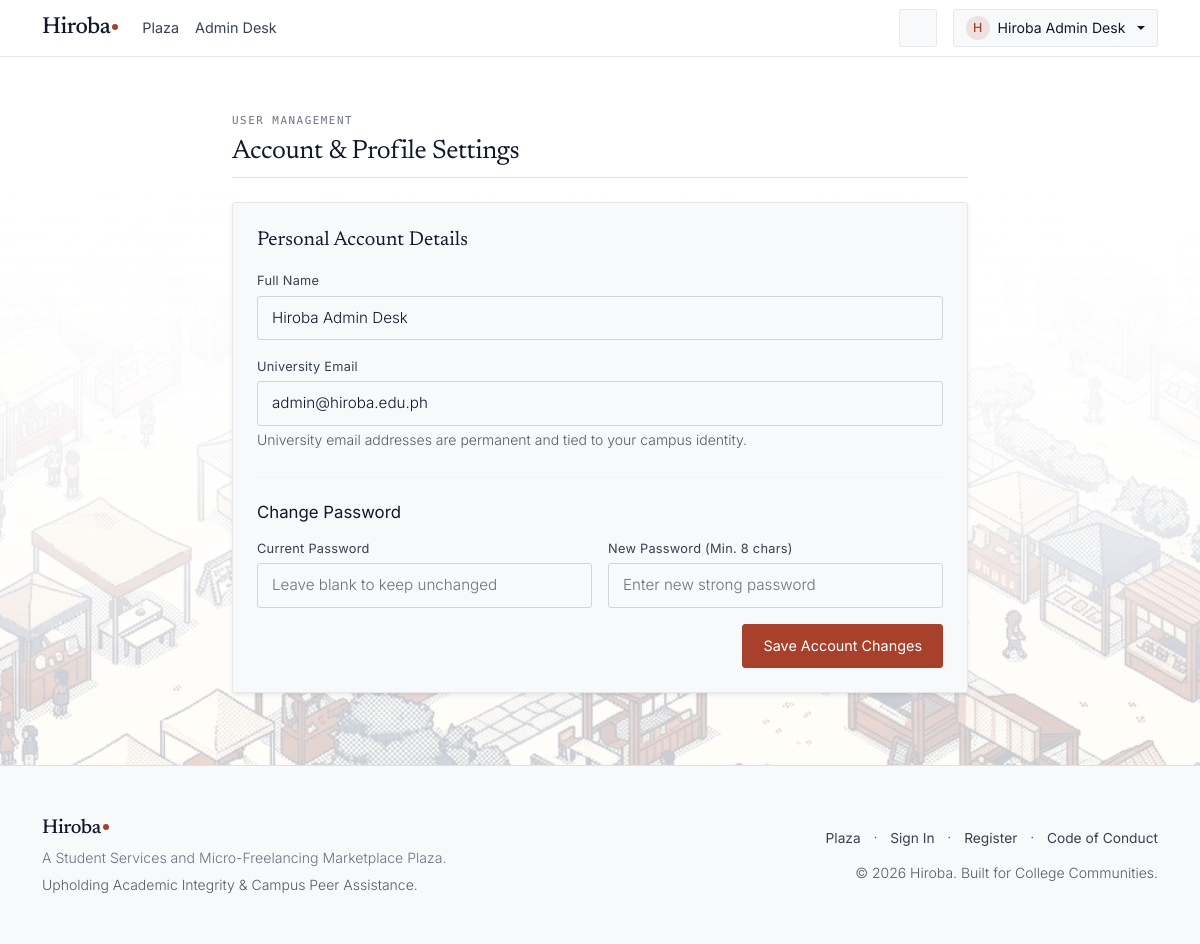
The page /public/settings.php (signed in) on the database its author committed.
### tables this page shows
CREATE TABLE users (
  id INT UNSIGNED NOT NULL AUTO_INCREMENT,
  name VARCHAR(80) NOT NULL,
  email VARCHAR(190) NOT NULL,
  password_hash VARCHAR(255) NOT NULL,
  is_admin TINYINT(1) NOT NULL DEFAULT 0,
  is_active TINYINT(1) NOT NULL DEFAULT 1,
  failed_attempts TINYINT UNSIGNED NOT NULL DEFAULT 0,
  locked_until DATETIME NULL,
  created_at DATETIME NOT NULL DEFAULT CURRENT_TIMESTAMP,
  updated_at DATETIME NOT NULL DEFAULT CURRENT_TIMESTAMP ON UPDATE CURRENT_TIMESTAMP,
  PRIMARY KEY (id),
  UNIQUE KEY uq_users_email (email),
  KEY idx_users_status (is_active, locked_until)
);

### src/auth.php (called while the page is built, shortened)
<?php
require_once __DIR__ . '/db.php';
require_once __DIR__ . '/functions.php';
function getCurrentUserId(): ?int {
    return isset($_SESSION['user_id']) ? (int)$_SESSION['user_id'] : null;
}
function getCurrentUser(): ?array {
    $userId = getCurrentUserId();
    static $cachedUser = null;
    if ($cachedUser !== null && (int)$cachedUser['id'] === $userId) {
        return $cachedUser;
    }
    $stmt = dbQuery(
        'SELECT id, name, email, is_admin, is_active, created_at FROM users WHERE id = :id AND is_active = 1 LIMIT 1',
        [':id' => $userId]
    );
    $user = $stmt->fetch();
    $cachedUser = $user;
    return $user;
}
function currentUser(): ?array {
    return getCurrentUser();
}
function isAdmin(): bool {
    $user = getCurrentUser();
    return $user !== null && (int)$user['is_admin'] === 1;
}

### src/db.php (called while the page is built, shortened)
<?php
function getDbConnection(): PDO {
    static $pdo = null;
    if ($pdo instanceof PDO) {
        return $pdo;
    }
    $dsn = sprintf('mysql:host=%s;port=%d;dbname=%s;charset=utf8mb4', DB_HOST, DB_PORT, DB_NAME);
    $options = [
        PDO::ATTR_ERRMODE => PDO::ERRMODE_EXCEPTION,
        PDO::ATTR_DEFAULT_FETCH_MODE => PDO::FETCH_ASSOC,
        PDO::ATTR_EMULATE_PREPARES => false,
        PDO::MYSQL_ATTR_INIT_COMMAND => "SET NAMES utf8mb4 COLLATE utf8mb4_unicode_ci"
    ];
    try {
        $pdo = new PDO($dsn, DB_USER, DB_PASS, $options);
        return $pdo;
    } catch (PDOException $e) {
        error_log('Database Connection Error: ' . $e->getMessage());
        if (APP_DEBUG) {
            die('Database Connection Failed: ' . htmlspecialchars($e->getMessage(), ENT_QUOTES, 'UTF-8'));
        }
        http_response_code(500);
        die('The marketplace is currently undergoing maintenance. Please try again shortly.');
    }
}
function dbQuery(string $sql, array $params = []): PDOStatement {
    $pdo = getDbConnection();
    $stmt = $pdo->prepare($sql);
    $stmt->execute($params);
    return $stmt;
}

### public/settings.php (the view, shortened to what this page needs)
<?php
require_once __DIR__ . '/../src/db.php';
require_once __DIR__ . '/../src/functions.php';
require_once __DIR__ . '/../src/auth.php';
require_once __DIR__ . '/../src/layout.php';
$currentUser = currentUser();
$accountErrors = [];
renderHeader('Account Settings — Hiroba', ['current_page' => 'settings']);
?>
<div class="container py-4">
  <div class="row justify-content-center">
    <div class="col-12 col-md-10 col-lg-8">
      <div class="mb-4 pb-2 border-bottom">
        <span class="eyebrow">User Management</span>
        <h1 class="h2 mt-1 mb-0">Account & Profile Settings</h1>
      </div>
      <div class="card p-4 shadow-sm mb-4" style="background-color: var(--surface); border: 1px solid var(--line); border-radius: var(--radius);">
        <h2 class="h3 mb-3">Personal Account Details</h2>
        <form action="<?= e(url('settings.php')) ?>" method="POST" novalidate>
          <div class="mb-3">
            <label for="acc-name" class="form-label">Full Name</label>
            <input type="text" name="name" id="acc-name" class="form-control <?= !empty($accountErrors['name']) ? 'is-invalid' : '' ?>" value="<?= e($currentUser['name']) ?>" required>
          </div>
          <div class="mb-3">
            <label for="acc-email" class="form-label">University Email</label>
            <input type="email" id="acc-email" class="form-control" value="<?= e($currentUser['email']) ?>" disabled readonly>
            <small class="text-muted">University email addresses are permanent and tied to your campus identity.</small>
          </div>
          <hr class="my-4" style="border-color: var(--line);">
          <h3 class="h4 mb-3" style="font-size: 1.05rem;">Change Password</h3>
          <div class="row g-3 mb-3">
            <div class="col-md-6">
              <label for="acc-curr-pwd" class="form-label">Current Password</label>
              <input type="password" name="current_password" id="acc-curr-pwd" class="form-control <?= !empty($accountErrors['current_password']) ? 'is-invalid' : '' ?>" placeholder="Leave blank to keep unchanged">
            </div>
            <div class="col-md-6">
              <label for="acc-new-pwd" class="form-label">New Password (Min. 8 chars)</label>
              <input type="password" name="new_password" id="acc-new-pwd" class="form-control <?= !empty($accountErrors['new_password']) ? 'is-invalid' : '' ?>" placeholder="Enter new strong password">
            </div>
          </div>
          <div class="text-end">
            <button type="submit" class="btn-tactile btn-accent">Save Account Changes</button>
          </div>
        </form>
      </div>
    </div>
  </div>
</div>
<?php
renderFooter();

### src/layout.php (shortened to what this page needs)
<?php
require_once __DIR__ . '/auth.php';
require_once __DIR__ . '/functions.php';
function renderHeader(string $pageTitle = '', array $options = []): void {
    $activeTheme = ($_COOKIE['hiroba_theme'] ?? 'light') === 'dark' ? 'dark' : 'light';
    $currentUser = getCurrentUser();
    $loggedIn = $currentUser !== null;
    $admin = isAdmin();
    $activeNav = (string)($options['active_nav'] ?? '');
    ?>
<!DOCTYPE html>
<html lang="en" data-theme="<?= e($activeTheme) ?>" data-bs-theme="<?= e($activeTheme) ?>">
<head>
  <link href="https://cdn.jsdelivr.net/npm/bootstrap@5.3.3/dist/css/bootstrap.min.css" rel="stylesheet">
  <link rel="stylesheet" href="<?= e(url('assets/css/app.css')) ?>">
</head>
<body class="site-body">
  <header class="site-header sticky-top">
    <nav class="navbar navbar-expand-lg">
      <div class="container">
        <a class="navbar-brand d-flex align-items-center me-3" href="<?= e(url('index.php')) ?>">
          <span class="brand-text">Hiroba</span>
          <span class="brand-dot"></span>
        </a>
        <div class="collapse navbar-collapse" id="hirobaNav">
          <ul class="navbar-nav me-auto mb-2 mb-lg-0 py-2 py-lg-0">
            <li class="nav-item">
              <a class="nav-link <?= $activeNav === 'plaza' ? 'active' : '' ?>" href="<?= e(url('index.php')) ?>">
                Plaza
              </a>
            </li>
            <?php if ($loggedIn): ?>
            <?php if ($admin): ?>
            <li class="nav-item">
              <a class="nav-link nav-link--admin <?= $activeNav === 'admin' ? 'active' : '' ?>" href="<?= e(url('admin.php')) ?>">
                Admin Desk
              </a>
            </li>
            <?php endif; ?>
            <?php endif; ?>
          </ul>
          <div class="nav-actions d-flex flex-column flex-lg-row align-items-lg-center gap-2 gap-lg-3 mt-2 mt-lg-0">
            <button type="button" class="btn-theme-toggle d-none d-lg-inline-flex" id="themeToggleBtn" aria-label="Toggle visual theme" title="Toggle Light/Dark Theme">
              <span class="theme-icon theme-icon--dark" aria-hidden="true"><?= renderIcon('moon') ?></span>
            </button>
            <?php if ($loggedIn): ?>
            <div class="dropdown">
              <button class="btn btn-user-dropdown dropdown-toggle d-flex align-items-center gap-2 w-100 justify-content-between justify-content-lg-start" type="button" id="userMenuBtn" data-bs-toggle="dropdown" aria-expanded="false">
                <span class="d-flex align-items-center gap-2">
                  <span class="user-avatar-disc"><?= e(mb_substr((string)$currentUser['name'], 0, 1)) ?></span>
                  <span class="user-display-name"><?= e($currentUser['name']) ?></span>
                </span>
              </button>
            </div>
            <?php endif; ?>
          </div>
        </div>
      </div>
    </nav>
  </header>
  <main class="site-main py-4">
<?php
}
function renderFooter(): void {
    ?>
  </main>
  <footer class="site-footer mt-auto py-5 border-top">
    <div class="container">
      <div class="row g-4 align-items-center">
        <div class="col-md-6 text-center text-md-start">
          <div class="footer-brand d-inline-flex align-items-center mb-2">
            <span class="brand-text">Hiroba</span>
            <span class="brand-dot"></span>
          </div>
          <p class="footer-tagline mb-0">A Student Services and Micro-Freelancing Marketplace Plaza.</p>
          <small class="text-muted d-block mt-1">Upholding Academic Integrity & Campus Peer Assistance.</small>
        </div>
        <div class="col-md-6 text-center text-md-end">
          <ul class="list-inline mb-2">
            <li class="list-inline-item"><a href="<?= e(url('index.php')) ?>" class="footer-link">Plaza</a></li>
            <li class="list-inline-item"><span class="text-muted">·</span></li>
            <li class="list-inline-item"><a href="<?= e(url('login.php')) ?>" class="footer-link">Sign In</a></li>
            <li class="list-inline-item"><span class="text-muted">·</span></li>
            <li class="list-inline-item"><a href="<?= e(url('register.php')) ?>" class="footer-link">Register</a></li>
            <li class="list-inline-item"><span class="text-muted">·</span></li>
            <li class="list-inline-item"><a href="#codeOfConductModal" data-bs-toggle="modal" data-bs-target="#codeOfConductModal" class="footer-link">Code of Conduct</a></li>
          </ul>
          <small class="text-muted">&copy; <?= date('Y') ?> Hiroba. Built for College Communities.</small>
        </div>
      </div>
    </div>
  </footer>
</body>
</html>
<?php
}

### rows shown on the page
users: name "H", name "Hiroba Admin Desk", email "admin@hiroba.edu.ph"
